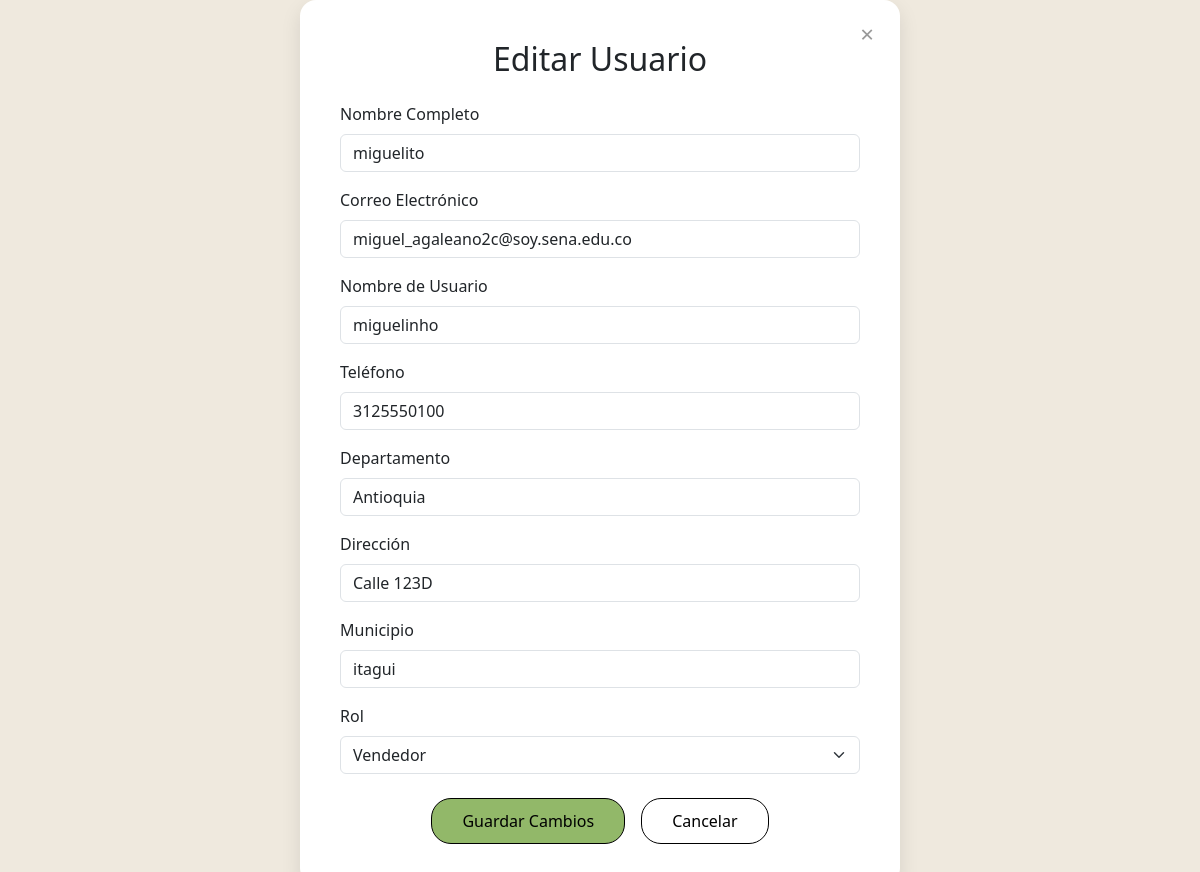
/editar_usuario/30/, run on the app's committed database.
### merkachecheres/models.py (models this page shows, shortened)
class Usuario(models.Model):
    full_name = models.CharField(max_length=255)
    email = models.EmailField(unique=True)
    username = models.CharField(max_length=150, unique=True)
    password = models.CharField(max_length=128, blank=True, null=True)
    telefono = models.CharField(max_length=15, default="Sin teléfono")  # Valor por defecto
    departamento = models.CharField(max_length=100, default="Sin departamento")  # Valor por defecto
    direccion = models.CharField(max_length=255, default="Sin dirección")  # Valor por defecto
    municipio = models.CharField(max_length=100, default="Sin municipio")  # Valor por defecto
    foto_perfil = models.ImageField(
        upload_to='usuarios/perfiles',
        validators=[validar_extension_imagen],
        blank=True,
        null=True,
        verbose_name="Ruta de la imagen de perfil"
    )  #
    ROLES = (
        (1, "Admin"),
        (2, "Cliente"),
        (3, "Vendedor")
    )
    rol = models.IntegerField(choices=ROLES, default=2)

### merkachecheres/views.py (the view, shortened to what this page needs)
# urls.py: path('editar_usuario/<int:usuario_id>/', views.editar_usuario, name='editar_usuario'),
def editar_usuario(request, usuario_id):
    try:
        usuario = Usuario.objects.get(id=usuario_id)
        return render(request, 'editar_usuario.html', {'usuario': usuario})
    except Usuario.DoesNotExist:
        messages.error(request, "El usuario no existe.")
        return redirect('admin_dashboard')

### merkachecheres/templates/editar_usuario.html (shortened to what this page needs)
{% load static %}
<!DOCTYPE html>
<html lang="es">
<head>
    <link href="https://cdn.jsdelivr.net/npm/bootstrap@5.3.0-alpha3/dist/css/bootstrap.min.css" rel="stylesheet">
    <link rel="stylesheet" href="{% static 'css/editar.css' %}">
</head>
<body>
    <div class="form-container">
        <button class="close-btn" onclick="window.location.href='{% url 'admin_dashboard' %}'">&times;</button>
        <h2 class="mb-4 text-center">Editar Usuario</h2>
        <form method="POST">
            <div class="mb-3">
                <label for="full_name" class="form-label">Nombre Completo</label>
                <input type="text" id="full_name" name="full_name" class="form-control" value="{{ usuario.full_name }}" required>
            </div>
            <div class="mb-3">
                <label for="email" class="form-label">Correo Electrónico</label>
                <input type="email" id="email" name="email" class="form-control" value="{{ usuario.email }}" required>
            </div>
            <div class="mb-3">
                <label for="username" class="form-label">Nombre de Usuario</label>
                <input type="text" id="username" name="username" class="form-control" value="{{ usuario.username }}" required>
            </div>
            <div class="mb-3">
                <label for="telefono" class="form-label">Teléfono</label>
                <input type="text" id="telefono" name="telefono" class="form-control" value="{{ usuario.telefono }}" required>
            </div>
            <div class="mb-3">
                <label for="departamento" class="form-label">Departamento</label>
                <input type="text" id="departamento" name="departamento" class="form-control" value="{{ usuario.departamento }}" required>
            </div>
            <div class="mb-3">
                <label for="direccion" class="form-label">Dirección</label>
                <input type="text" id="direccion" name="direccion" class="form-control" value="{{ usuario.direccion }}" required>
            </div>
            <div class="mb-3">
                <label for="municipio" class="form-label">Municipio</label>
                <input type="text" id="municipio" name="municipio" class="form-control" value="{{ usuario.municipio }}" required>
            </div>
            <div class="mb-4">
                <label for="rol" class="form-label">Rol</label>
                <select id="rol" name="rol" class="form-select">
                    <option value="3" {% if usuario.rol == 3 %}selected{% endif %}>Vendedor</option>
                </select>
            </div>
            <div class="btn-group-custom">
                <button type="submit" class="btn btn-primary">Guardar Cambios</button>
                <button type="button" class="btn btn-secondary" onclick="window.location.href='{% url 'admin_dashboard' %}'">Cancelar</button>
            </div>
        </form>
    </div>
</body>
</html>

### merkachecheres/static/css/editar.css (style rules this page uses)
body { background: #EFE9DE; min-height: 100vh; display: flex; justify-content: center; align-items: center; }
.form-container { background-color: #ffffff; padding: 2.5rem; border-radius: 1rem; box-shadow: 0 8px 20px rgba(0, 0, 0, 0.1); width: 100%; max-width: 600px; position: relative; }
.close-btn { position: absolute; top: 15px; right: 20px; background: none; border: none; font-size: 1.5rem; color: #999; cursor: pointer; transition: color 0.3s ease; }
.btn.btn-primary { background-color: #92b869; color: #000; border-color: #000; border-radius: 20px; padding: 10px 30px; }
.btn.btn-secondary { background-color: transparent; color: #000; border-color: #000; border-radius: 20px; padding: 10px 30px; }
.btn-group-custom { display: flex; justify-content: center; gap: 1rem; }

### data on the page
Usuario: full_name "miguelito", email "miguel_agaleano2c@soy.sena.edu.co", username "miguelinho", telefono "3125550100", departamento "Antioquia", direccion "Calle 123D", municipio "itagui", rol "Vendedor"
